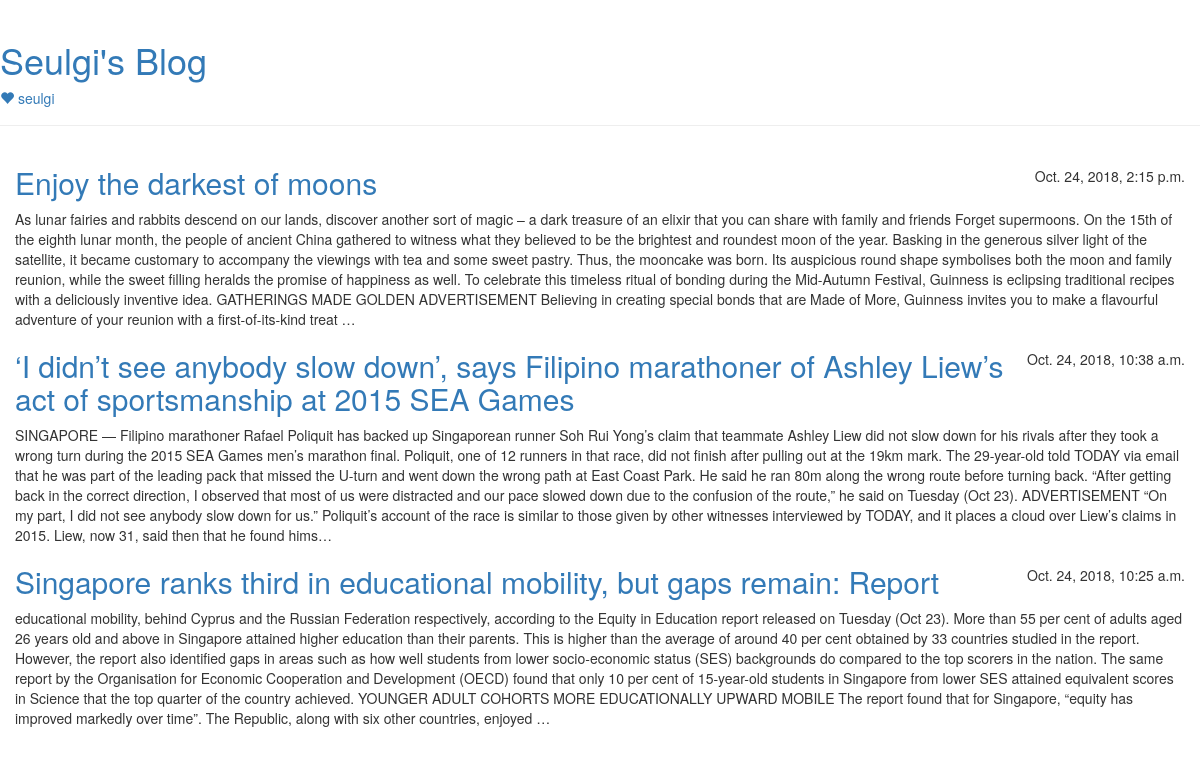
The app's page / (signed in) with its own data.
### blog/models.py (models this page shows, shortened)
class Post(models.Model):
    author = models.ForeignKey('auth.User',on_delete=models.CASCADE)
    title  = models.CharField(max_length=200)
    text   = models.TextField()
    created_date = models.DateTimeField(default=timezone.now)
    published_date = models.DateTimeField(blank=True, null=True)

### blog/views.py (the view)
# urls.py: url(r'^$',views.post_list, name='post_list'),
def  post_list(request) :
    posts = Post.objects.order_by('-created_date')
    return render(request, 'blog/post_list.html',{'posts': posts})

### blog/templates/blog/post_list.html
{% extends 'blog/base.html' %}
{% block content %}
   {% for post in posts %}
    <div class ="post">
      <div class="date">
      {{post.created_date}}
    </div>
    <h2><a href = "{% url 'post_detail' pk=post.pk %}">{{ post.title}}</a></h2>
    <div class="text">
    <p>{{ post.text | truncatechars_html:1000}}</p>
    </div>
</div>
{% endfor %}
{% endblock content %}

### blog/templates/blog/base.html (shortened to what this page needs)
<html>
  <head>
    <link rel="stylesheet" type="text/css" href="/static/css/blog.css">
     <link rel="stylesheet" href="https://maxcdn.bootstrapcdn.com/bootstrap/3.3.7/css/bootstrap.min.css">
  </head>
  <body>
    <div class="page-header">
      <h1> <a href="{% url 'post_list' %}">Seulgi's Blog</a></h1>
    {% if user.is_active %}
    <h5><a href="{% url 'login' %}"> <span class="glyphicon glyphicon-heart"></span> {{user.username}}</a>
    {% else %}
    <h5><a href="{% url 'login' %}"> <span class="glyphicon glyphicon-user"></span> Login</a>
    <a href="{% url 'admin:index' %}"><span class="glyphicon glyphicon-user"></span> Admin</a>
    {% endif %}
    </div>
    <div class="content container">
      <div class="row">
        <div clas="col-md-8">
        {% block content %}
        {% endblock %}
  </div>
</div>
</div>
  </body>
</html>

### blog/static/css/blog.css (style rules this page uses)
.date { float:right; }

### records on screen
Post: created_date "Oct. 24, 2018, 2:15 p.m.", title "Enjoy the darkest of moons", text "As lunar fairies and rabbits descend on our lands, discover another sort of magic – a dark treasure of an elixir that you can share with family and friends Forget supermoons. On the 15th of the eighth lunar month, the people of ancient China gathered to witness what they believed to be the brightest and roundest moon of the year. Basking in the generous silver light of the satellite, it became customary to accompany the viewings with tea and some sweet pastry. Thus, the mooncake was born. Its auspicious round shape symbolises both the moon and family reunion, while the sweet filling heralds the promise of happiness as well. To celebrate this timeless ritual of bonding during the Mid-Autumn…"
Post: created_date "Oct. 24, 2018, 10:38 a.m.", title "‘I didn’t see anybody slow down’, says Filipino marathoner of Ashley Liew’s act of sportsmanship at 2015 SEA Games", text "SINGAPORE — Filipino marathoner Rafael Poliquit has backed up Singaporean runner Soh Rui Yong’s claim that teammate Ashley Liew did not slow down for his rivals after they took a wrong turn during the 2015 SEA Games men’s marathon final. Poliquit, one of 12 runners in that race, did not finish after pulling out at the 19km mark. The 29-year-old told TODAY via email that he was part of the leading pack that missed the U-turn and went down the wrong path at East Coast Park. He said he ran 80m along the wrong route before turning back. “After getting back in the correct direction, I observed that most of us were distracted and our pace slowed down due to the confusion of the route,” he said on…"
Post: created_date "Oct. 24, 2018, 10:25 a.m.", title "Singapore ranks third in educational mobility, but gaps remain: Report", text "educational mobility, behind Cyprus and the Russian Federation respectively, according to the Equity in Education report released on Tuesday (Oct 23). More than 55 per cent of adults aged 26 years old and above in Singapore attained higher education than their parents. This is higher than the average of around 40 per cent obtained by 33 countries studied in the report. However, the report also identified gaps in areas such as how well students from lower socio-economic status (SES) backgrounds do compared to the top scorers in the nation. The same report by the Organisation for Economic Cooperation and Development (OECD) found that only 10 per cent of 15-year-old students in Singapore from…"

### other values on screen
{{ user.username }} "seulgi"
